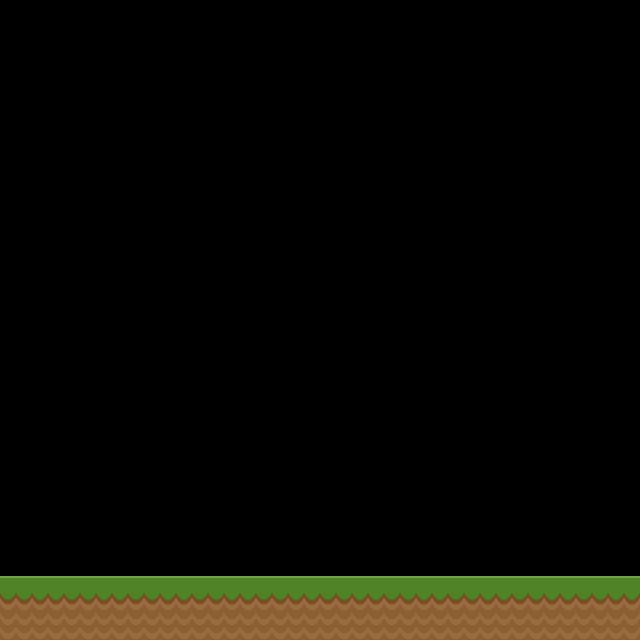

This game map was drawn from its Tiled (.tmx) file and the tilesets committed beside it. A one-line description and the trimmed map source follow:
An orthogonal 10x10 tile map with 64x64 px tiles, 1 tile layer (Tile Layer 1).

<map version="1.0" orientation="orthogonal" width="10" height="10" tilewidth="64" tileheight="64">
 <tileset firstgid="1" name="aaa" tilewidth="64" tileheight="64">
  <image source="../chapter2/ZigzagForest_Square.png" trans="ff00ff" width="64" height="64" />
 </tileset>
 <layer name="Tile Layer 1" width="10" height="10">
  <data>[100 cells, 10 non-empty, 1 distinct tile ids]</data>
 </layer>
</map>
